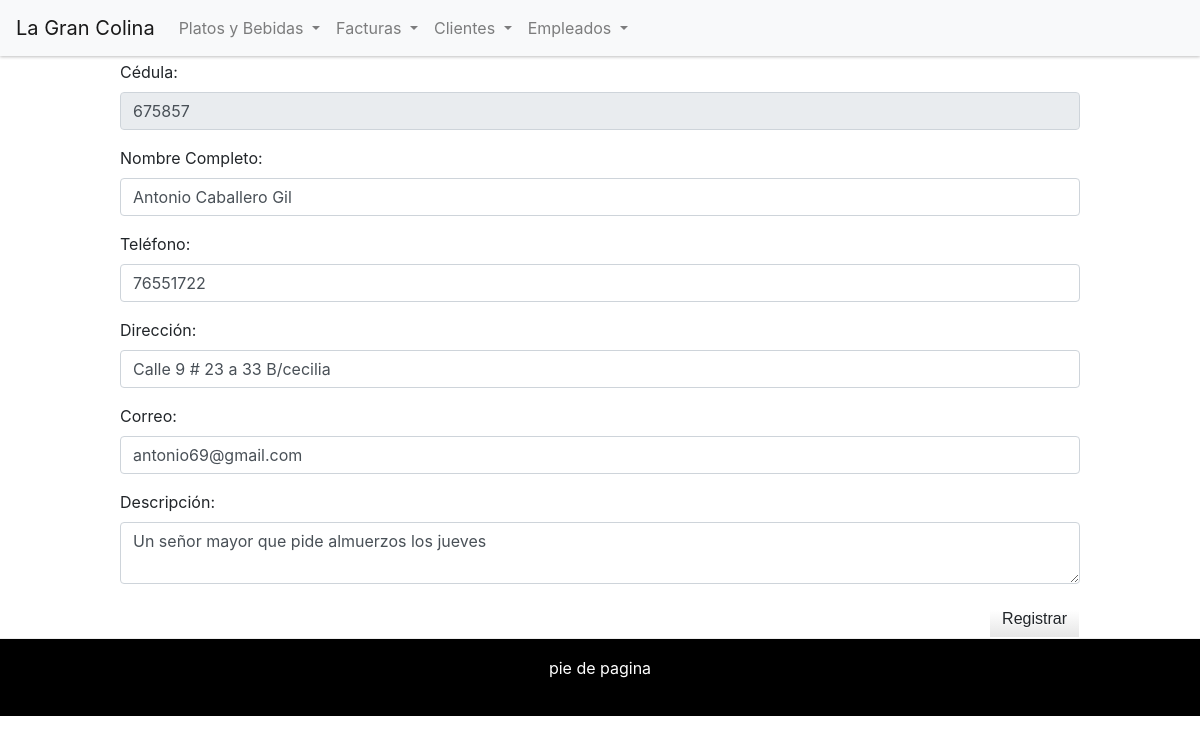
The app's page /actualizarCliente.php?cedula=675857 with its own data.
### tables this page shows
CREATE TABLE `telefonocliente` (
  `numero` varchar(20) NOT NULL,
  `cliente_cedula` int(11) NOT NULL,
  `descripcion` varchar(255) DEFAULT NULL
);

CREATE TABLE `cliente` (
  `cedula` int(11) NOT NULL,
  `nombre` varchar(100) DEFAULT NULL,
  `direccion` varchar(255) DEFAULT NULL,
  `email` varchar(255) DEFAULT NULL
);

### php/crudCliente.php (called while the page is built, shortened)
<?php
class Cliente{
	private $datos;
public function getClientePorCC($cedula){
include("conexion.php");
	$sql="SELECT * FROM cliente c inner join telefonocliente t on c.cedula=t.cliente_cedula where cedula='".$cedula."'";
	$query = $mysqli->query($sql);
	if($query !=null){
		while ($row=$query->fetch_array()) {
		 $this->datos[]=$row;
		}
		return $this->datos[0];
	}
	return null;
}
}
?>

### actualizarCliente.php (the view, shortened to what this page needs)
<?php
   require_once("php/crudCliente.php");
   $obj=new Cliente();
   if(!empty($_GET)){
     $cedula=strip_tags($_GET["cedula"]);
     $cliente=$obj->getClientePorCC($cedula);
  }
?>
<html>
   <head>
	<?php require_once("resources/head.php") ?>
   </head>
         <body>
           <div class="cabez">
            <div id="header">
              <?php require_once("resources/header.php") ?>
            </div>
          </div>
              <div id="principal">
                <div id="content">
                    <form action="#" method="post">
  <div class="form-group">
    <label for="cedula">Cédula: </label>
    <input type="number" class="form-control" id="cedula" name="cedula" value="<?php echo $cliente['cedula']; ?>" readonly="true">
  </div>
  <div class="form-group">
    <label for="nombre">Nombre Completo: </label>
    <input type="text" class="form-control" id="nombre" name="nombre" value="<?php echo $cliente['nombre']; ?>" placeholder="Nombre completo">
  </div>
  <div class="form-group">
    <label for="telefono">Teléfono: </label>
    <input type="text" class="form-control" id="telefono" value="<?php echo $cliente["numero"]; ?>" name="telefono" placeholder="Teléfono celular o fijo">
  </div>
  <div class="form-group">
    <label for="direccion">Dirección: </label>
    <input type="text" class="form-control" id="direccion" value="<?php echo $cliente["direccion"]; ?>" name="direccion" placeholder="Dirección de residencia">
  </div>
  <div class="form-group">
    <label for="email">Correo: </label>
    <input type="email" class="form-control" id="email" value="<?php echo $cliente["email"]; ?>" name="email" placeholder="Correo">
  </div>
      <div class="form-group">
        <label for="descripcion">Descripción: </label>
         <textarea class="form-control" id="descripcion" name="descripcion" aria-label="With textarea"><?php echo $cliente['descripcion']; ?></textarea>
      </div>
  </div>
     <button type="submit" name="actualizarCliente" class="btn btn-default"> Registrar </button>
                </div>
                <footer id="footer">pie de pagina</footer>
    </body>

### records on screen
telefonocliente: cedula "675857", nombre "Antonio Caballero Gil", telefono "76551722", direccion "Calle 9 # 23 a 33 B/cecilia", email "antonio69@gmail.com", descripcion "Un señor mayor que pide almuerzos los jueves"
